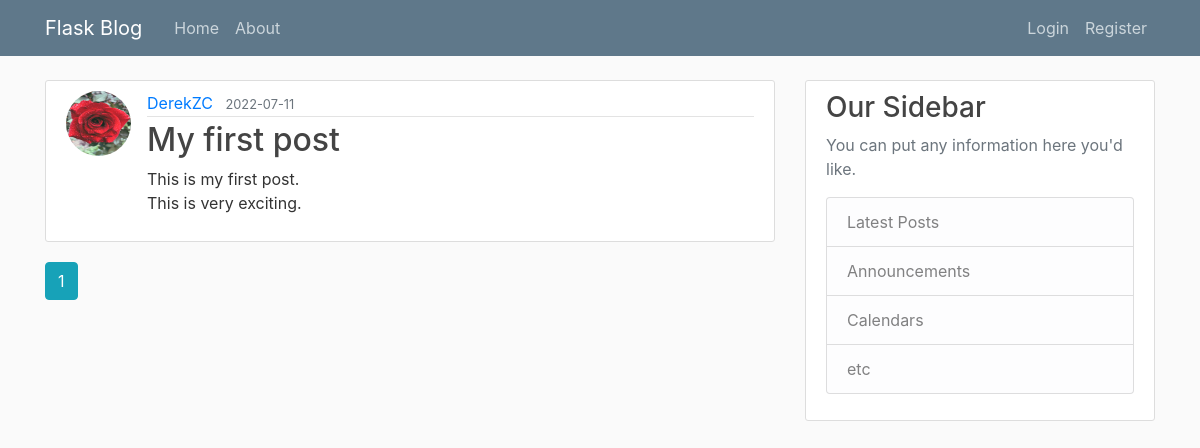
The app's page /home, older data.
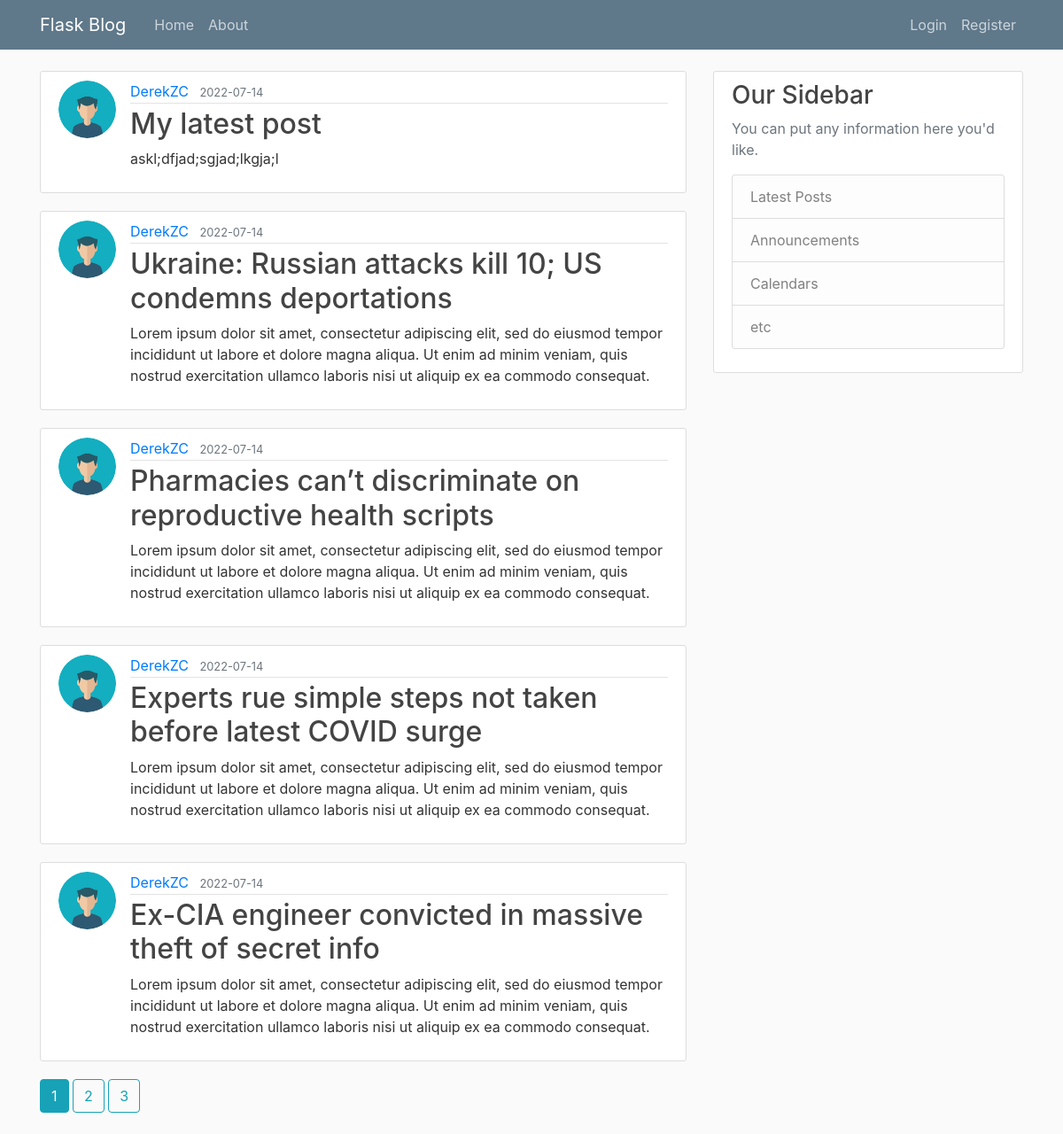
The same page, newer data.
### flaskblog/models.py (models this page shows, shortened)
class Post(db.Model):
    id          = db.Column(db.Integer, primary_key=True)
    title       = db.Column(db.String(100), nullable=False)
    date_posted = db.Column(db.DateTime, nullable=False, default=datetime.utcnow)
    content     = db.Column(db.Text, nullable=False)
    user_id     = db.Column(db.Integer, db.ForeignKey('user.id'), nullable=False) # user.id is going to be the user who authored the post

class User(db.Model, UserMixin):
    id         = db.Column(db.Integer, primary_key=True)    # primary_key is a unique id for our user
    username   = db.Column(db.String(20), unique=True, nullable=False)   # 20 character max length, must be unique, can't null bc username required
    email      = db.Column(db.String(120), unique=True, nullable=False)
    image_file = db.Column(db.String(20), nullable=False, default='default.jpg')
    password   = db.Column(db.String(60), nullable=False)
    posts      = db.relationship('Post', backref='author', lazy=True)    # runs in the background b/c not a column

### flaskblog/main/routes.py (the view)
@main.route("/")
@main.route("/home")
def home():
    page = request.args.get('page', 1, type=int)    # default page set to 1
    posts = Post.query.order_by(Post.date_posted.desc()).paginate(page=page, per_page=5)
    return render_template('home.html', posts=posts)

### flaskblog/templates/home.html
{% extends "layout.html" %}
{% block content %}
    {% for post in posts.items %}
        <article class="media content-section">
            <img class="rounded-circle article-img" src="{{ url_for('static', filename='profile_pics/' + post.author.image_file) }}" alt="">
            <div class="media-body">
                <div class="article-metadata">
                    <a class="mr-2" href="{{ url_for('users.user_posts', username=post.author.username) }}">{{ post.author.username }}</a>
                    <small class="text-muted">{{ post.date_posted.strftime('%Y-%m-%d') }}</small>
                </div>
                <h2><a class="article-title" href="{{ url_for('posts.post', post_id=post.id) }}">{{ post.title }}</a></h2>
                <p class="article-content">{{ post.content }}</p>
            </div>
        </article>
    {% endfor %}
    {% for page_num in posts.iter_pages(left_edge=1, right_edge=1, left_current=1, right_current=2) %}
        {% if page_num %}
            {% if posts.page == page_num %}
                <a class="btn btn-info mb-4" href="{{ url_for('main.home', page=page_num) }}">{{ page_num }}</a>
            {% else %}
                <a class="btn btn-outline-info mb-4" href="{{ url_for('main.home', page=page_num) }}">{{ page_num }}</a>
            {% endif %}
        {% else %}
            ...
        {% endif %}
    {% endfor %}
{% endblock content %}

### flaskblog/templates/layout.html (shortened to what this page needs)
<!DOCTYPE html>
<html lang="en">
<head>
    <link rel="stylesheet" href="https://maxcdn.bootstrapcdn.com/bootstrap/4.0.0/css/bootstrap.min.css">
    <link rel="stylesheet" type="text/css" href="{{ url_for('static', filename='main.css') }}">
</head>
<body>
    <header class="site-header">
        <nav class="navbar navbar-expand-md navbar-dark bg-steel fixed-top">
            <div class="container">
              <a class="navbar-brand mr-4" href="/">Flask Blog</a>
              <div class="collapse navbar-collapse" id="navbarToggle">
                <div class="navbar-nav mr-auto">
                  <a class="nav-item nav-link" href="{{ url_for('main.home') }}">Home</a>
                  <a class="nav-item nav-link" href="{{ url_for('main.about') }}">About</a>
                </div>
                <div class="navbar-nav">
                  {% if current_user.is_authenticated %}
                    <a class="nav-item nav-link" href="{{ url_for('posts.new_post') }}">New Post</a>
                    <a class="nav-item nav-link" href="{{ url_for('users.account') }}">Account</a>
                    <a class="nav-item nav-link" href="{{ url_for('users.logout') }}">Logout</a>
                  {% else %}
                    <a class="nav-item nav-link" href="{{ url_for('users.login') }}">Login</a>
                    <a class="nav-item nav-link" href="{{ url_for('users.register') }}">Register</a>
                  {% endif %}
                </div>
              </div>
            </div>
        </nav>
    </header>
    <main role="main" class="container">
        <div class="row">
          <div class="col-md-8">
            {% block content %}{% endblock %}
          </div>
          <div class="col-md-4">
            <div class="content-section">
              <h3>Our Sidebar</h3>
              <p class='text-muted'>You can put any information here you'd like.
                <ul class="list-group">
                  <li class="list-group-item list-group-item-light">Latest Posts</li>
                  <li class="list-group-item list-group-item-light">Announcements</li>
                  <li class="list-group-item list-group-item-light">Calendars</li>
                  <li class="list-group-item list-group-item-light">etc</li>
                </ul>
              </p>
            </div>
          </div>
        </div>
    </main>
</body>
</html>

### flaskblog/static/main.css (style rules this page uses)
body { background: #fafafa; color: #333333; margin-top: 5rem; }
h1, h2, h3, h4, h5, h6 { color: #444444; }
.bg-steel { background-color: #5f788a; }
.site-header .navbar-nav .nav-link { color: #cbd5db; }
.content-section { background: #ffffff; padding: 10px 20px; border: 1px solid #dddddd; border-radius: 3px; margin-bottom: 20px; }
.article-title { color: #444444; }
.article-content { white-space: pre-line; }
.article-img { height: 65px; width: 65px; margin-right: 16px; }
.article-metadata { padding-bottom: 1px; margin-bottom: 4px; border-bottom: 1px solid #e3e3e3 }

Row changes from the older to the newer data that the page shows:
no longer on this page (row edited): Post: image_file (picture), author.username "DerekZC", date_posted "2022-07-11", title "My first post", content "This is my first post. This is very exciting."
added Post: image_file (picture), author.username "DerekZC", date_posted "2022-07-14", title "My latest post", content "askl;dfjad;sgjad;lkgja;l"
added Post: image_file (picture), author.username "DerekZC", date_posted "2022-07-14", title "Ukraine: Russian attacks kill 10; US condemns deportations", content "Lorem ipsum dolor sit amet, consectetur adipiscing elit, sed do eiusmod tempor incididunt ut labore et dolore magna aliqua. Ut enim ad minim veniam, quis nostrud exercitation ullamco laboris nisi ut aliquip ex ea commodo consequat."
added Post: image_file (picture), author.username "DerekZC", date_posted "2022-07-14", title "Pharmacies can’t discriminate on reproductive health scripts", content "Lorem ipsum dolor sit amet, consectetur adipiscing elit, sed do eiusmod tempor incididunt ut labore et dolore magna aliqua. Ut enim ad minim veniam, quis nostrud exercitation ullamco laboris nisi ut aliquip ex ea commodo consequat."
added Post: image_file (picture), author.username "DerekZC", date_posted "2022-07-14", title "Experts rue simple steps not taken before latest COVID surge", content "Lorem ipsum dolor sit amet, consectetur adipiscing elit, sed do eiusmod tempor incididunt ut labore et dolore magna aliqua. Ut enim ad minim veniam, quis nostrud exercitation ullamco laboris nisi ut aliquip ex ea commodo consequat."
added Post: image_file (picture), author.username "DerekZC", date_posted "2022-07-14", title "Ex-CIA engineer convicted in massive theft of secret info", content "Lorem ipsum dolor sit amet, consectetur adipiscing elit, sed do eiusmod tempor incididunt ut labore et dolore magna aliqua. Ut enim ad minim veniam, quis nostrud exercitation ullamco laboris nisi ut aliquip ex ea commodo consequat."
Text that changed along with them:
new list line: "2"
new list line: "3"
